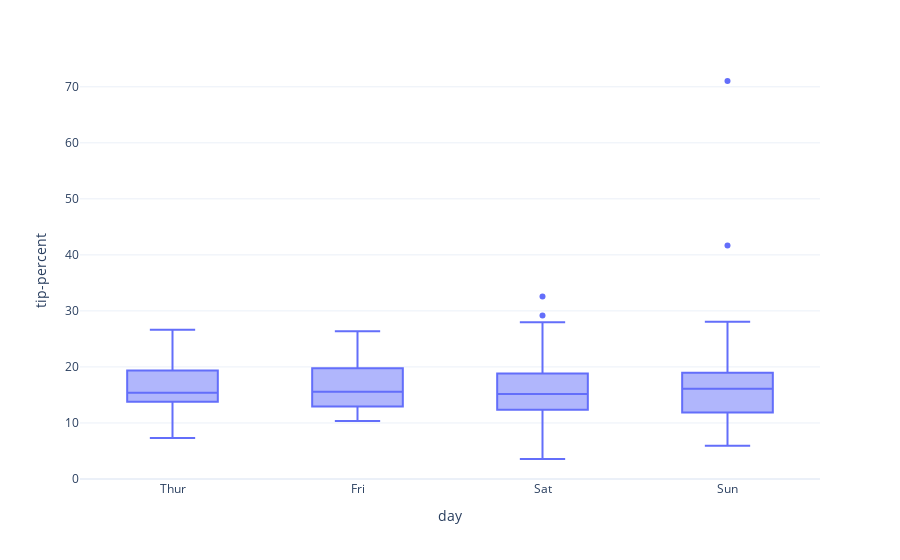

This figure's notebook cell:
### Code cell
px.box(data,x='day',y='tip-percent',category_orders={'day':['Thur','Fri','Sat','Sun']},template='plotly_white')

### Figure 1 — Plotly figure (JSON) as saved in the notebook; plotly's stock layout.template omitted (floating-point values rounded to 4 significant figures; data arrays with more than 128 entries replaced by an {"elided": "..."} marker saying what was removed)
{"data": [{"alignmentgroup": "True", "hovertemplate": "day=%{x}<br>tip-percent=%{y}<extra></extra>", "legendgroup": "", "marker": {"color": "#636efa"}, "name": "", "notched": false, "offsetgroup": "", "orientation": "v", "showlegend": false, "type": "box", "x": {"elided": "244 str values"}, "x0": " ", "xaxis": "x", "y": {"elided": "244 float values"}, "y0": " ", "yaxis": "y"}], "layout": {"boxmode": "group", "legend": {"tracegroupgap": 0}, "margin": {"t": 60}, "xaxis": {"anchor": "y", "categoryarray": ["Thur", "Fri", "Sat", "Sun"], "categoryorder": "array", "domain": [0, 1], "title": {"text": "day"}}, "yaxis": {"anchor": "x", "domain": [0, 1], "title": {"text": "tip-percent"}}}}
